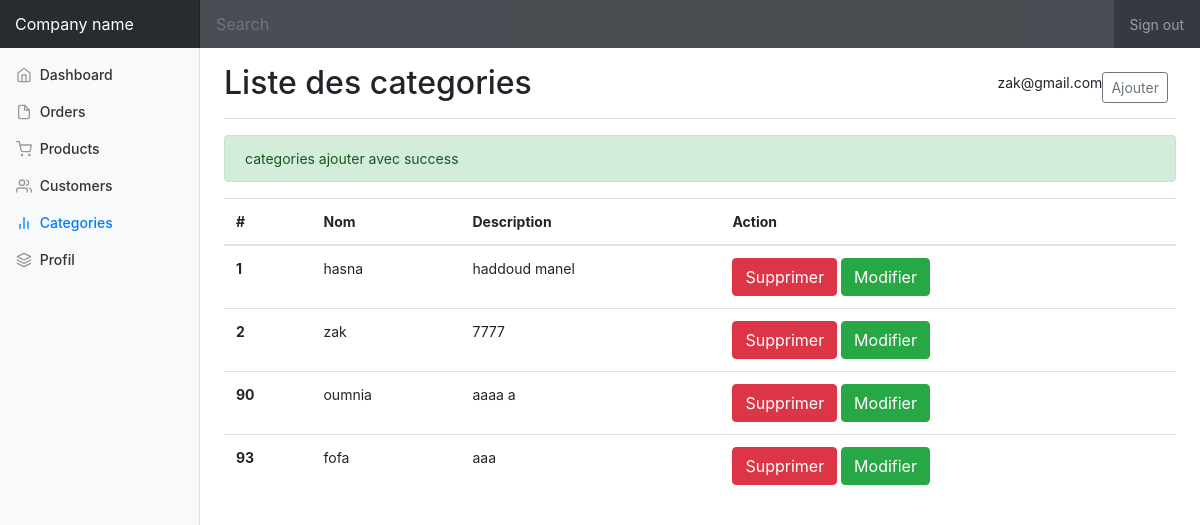
The app's page /addcategories.php?ajout=ok (signed in) with its own data.
### tables this page shows
CREATE TABLE IF NOT EXISTS `categories` (
  `id` int NOT NULL AUTO_INCREMENT,
  `nom` varchar(255) DEFAULT NULL,
  `descrp` text,
  `createur` int DEFAULT NULL,
  `date_creation` date DEFAULT NULL,
  `date_modification` date DEFAULT NULL,
  PRIMARY KEY (`id`)
);

### inc/functions.php (called while the page is built, shortened)
<?php
function getAllcategorie(){
$servername = "localhost";
$DBuser = "root";
$DBpassword = "";
$DBname = "testecommerce";
try {
    $conn = new PDO("mysql:host=$servername;dbname=$DBname", $DBuser, $DBpassword);
    $conn->setAttribute(PDO::ATTR_ERRMODE, PDO::ERRMODE_EXCEPTION);
  } catch(PDOException $e) {
    echo "Connection failed: " . $e->getMessage();
  }
$requette = "SELECT * FROM categories ";
$resultat = $conn->query($requette);
$categories = $resultat ->fetchAll();
return $categories;
}

### addcategories.php (the view, shortened to what this page needs)
<?php
include "inc/functions.php";
$categories = getAllcategorie();
?>
<!doctype html>
<html lang="en">
<head>
  <link href="../css/bootstrap.min.css" rel="stylesheet">
  <link href="../css/dashboard.css" rel="stylesheet">
  <link rel="stylesheet" href="adminsty.css">
</head>
<body>
  <?php if (isset($_SESSION['email'])) : ?>
    <nav class="navbar navbar-dark sticky-top bg-dark flex-md-nowrap p-0">
      <a class="navbar-brand col-sm-3 col-md-2 mr-0" href="#">Company name</a>
      <input class="form-control form-control-dark w-100" type="text" placeholder="Search" aria-label="Search">
      <ul class="navbar-nav px-3">
        <li class="nav-item text-nowrap">
          <a class="nav-link" href="signout.php">Sign out</a>
        </li>
      </ul>
    </nav>
    <div class="container-fluid">
      <div class="row">
        <nav class="col-md-2 d-none d-md-block bg-light sidebar">
          <div class="sidebar-sticky">
            <ul class="nav flex-column">
              <li class="nav-item">
                <a class="nav-link " href="#">
                  <span data-feather="home"></span>
                  Dashboard <span class="sr-only">(current)</span>
                </a>
              </li>
              <li class="nav-item">
                <a class="nav-link" href="#">
                  <span data-feather="file"></span>
                  Orders
                </a>
              </li>
              <li class="nav-item">
                <a class="nav-link" href="addproducts.php">
                  <span data-feather="shopping-cart"></span>
                  Products
                </a>
              </li>
              <li class="nav-item">
                <a class="nav-link" href="#">
                  <span data-feather="users"></span>
                  Customers
                </a>
              </li>
              <li class="nav-item">
                <a class="nav-link active" href="#">
                  <span data-feather="bar-chart-2"></span>
                  Categories
                </a>
              </li>
              <li class="nav-item">
                <a class="nav-link " href="profil.php">
                  <span data-feather="layers"></span>
                  Profil
                </a>
              </li>
            </ul>
          </div>
        </nav>
        <main role="main" class="col-md-9 ml-sm-auto col-lg-10 pt-3 px-4">
          <div class="d-flex justify-content-between flex-wrap flex-md-nowrap align-items-center pb-2 mb-3 border-bottom">
            <h1 class="h2">Liste des categories</h1>
            <div class="btn-toolbar mb-2 mb-md-0">
              <?php
              echo $_SESSION['email'];
              ?>
              <div class="btn-group mr-2">
                <input type="submit" id="pop" value="Ajouter" class="btn btn-sm btn-outline-secondary">
              </div>
            </div>
          </div>
          <div>
            <?php
            if (isset($_GET['ajout']) && $_GET['ajout'] == 'ok') {
              print '<div class="alert alert-success">
categories ajouter avec success
</div>';
            }
            ?>
          </div>
          <table class="table">
            <thead>
              <tr>
                <th scope="col">#</th>
                <th scope="col">Nom</th>
                <th scope="col">Description</th>
                <th scope="col">Action</th>
              </tr>
            </thead>
            <tbody>
              <?php
              foreach ($categories as $categorie) {
                print '<tr>
    <th scope="row">' . $categorie['id'] . '</th>
    <td>' . $categorie['nom'] . '</td>
    <td>' . $categorie['descrp'] . '</td>
    <td>
<a href="supprimer.php?idcategories=' . $categorie['id'] . '" class="btn btn-danger"> Supprimer</a>
<input type= "submit"    ' . $categorie['id'] . '" value="Modifier"class="btn btn-success edit"   >
    </td>
  </tr>';
              }
              ?>
            </tbody>
          </table>
      </div>
    </div>
  <?php else : ?>
    <h1>405 need authentification</h1>
  <?php endif; ?>
</body>
</html>

### css/dashboard.css (style rules this page uses)
body { font-size: .875rem; }
.feather { width: 16px; height: 16px; vertical-align: text-bottom; }
.sidebar { position: fixed; top: 0; bottom: 0; left: 0; z-index: 100; padding: 0; box-shadow: inset -1px 0 0 rgba(0, 0, 0, .1); }
.sidebar-sticky { position: -webkit-sticky; position: sticky; top: 48px; height: calc(100vh - 48px); padding-top: .5rem; overflow-x: hidden; overflow-y: auto; }
.sidebar .nav-link { font-weight: 500; color: #333; }
.sidebar .nav-link .feather { margin-right: 4px; color: #999; }
.sidebar .nav-link.active { color: #007bff; }
.sidebar .nav-link:hover .feather, .sidebar .nav-link.active .feather { color: inherit; }
.navbar-brand { padding-top: .75rem; padding-bottom: .75rem; font-size: 1rem; background-color: rgba(0, 0, 0, .25); box-shadow: inset -1px 0 0 rgba(0, 0, 0, .25); }
.navbar .form-control { padding: .75rem 1rem; border-width: 0; border-radius: 0; }
.form-control-dark { color: #fff; background-color: rgba(255, 255, 255, .1); border-color: rgba(255, 255, 255, .1); }
.border-bottom { border-bottom: 1px solid #e5e5e5; }

### records on screen
categories: id "1", nom "hasna", descrp "haddoud manel"
categories: id "2", nom "zak", descrp "7777"
categories: id "90", nom "oumnia", descrp "aaaa a"
categories: id "93", nom "fofa", descrp "aaa"

### other values on screen
$_SESSION['email'] "zak@gmail.com"
